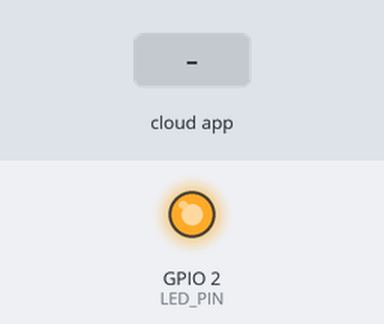
This sketch was run on a simulated ESP8266 (NodeMCU). Parts: output pins drawn as LEDs (lit = HIGH). Inputs (shaded band) come from the test bench. WiFi joins after 1.5 s; servers stay silent unless stated; what the sketch prints to the serial monitor is not drawn.

Above: at 2.7 s.
2.8 s: the phone or cloud app sets 602bec4ae63687229a387eb1 to 1
At 3.4 s:
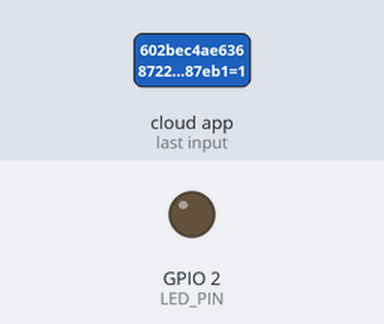
4.3 s: the phone or cloud app sets 602bec4ae63687229a387eb1 to 0
At 5.7 s:
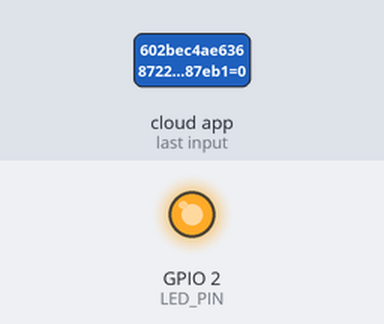
Timing chart, 0 to 7.3 s (numbered marks = the images above; inputs shaded):
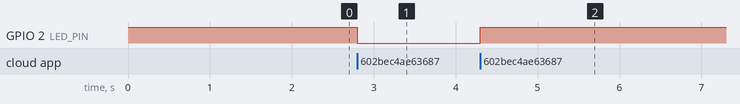

The sketch:

Switch.ino
```cpp
/*
 * Example for how to use SinricPro Switch device:
 * - setup a switch device
 * - handle request using callback (turn on/off builtin led indicating device power state)
 * - send event to sinricPro server (flash button is used to turn on/off device manually)
 *
 * If you encounter any issues:
 * - check the readme.md at https://github.com/sinricpro/esp8266-esp32-sdk/blob/master/README.md
 * - ensure all dependent libraries are installed
 *   - see https://github.com/sinricpro/esp8266-esp32-sdk/blob/master/README.md#arduinoide
 *   - see https://github.com/sinricpro/esp8266-esp32-sdk/blob/master/README.md#dependencies
 * - open serial monitor and check whats happening
 * - check full user documentation at https://sinricpro.github.io/esp8266-esp32-sdk
 * - visit https://github.com/sinricpro/esp8266-esp32-sdk/issues and check for existing issues or open a new one
 */

// Uncomment the following line to enable serial debug output
//#define ENABLE_DEBUG

#ifdef ENABLE_DEBUG
       #define DEBUG_ESP_PORT Serial
       #define NODEBUG_WEBSOCKETS
       #define NDEBUG
#endif

#include <Arduino.h>
#ifdef ESP8266
       #include <ESP8266WiFi.h>
#endif
#ifdef ESP32
       #include <WiFi.h>
#endif

#include "SinricPro.h"
#include "SinricProSwitch.h"

#define WIFI_SSID         "Starlink"
#define WIFI_PASS         "JaJoLaKa122"
#define APP_KEY           "4733d0f7-0ed4-4d44-a414-1c55e9ecabaa"      // Should look like "de0bxxxx-1x3x-4x3x-ax2x-5dabxxxxxxxx"
#define APP_SECRET        "efe58dd5-d701-4bcd-be65-5a68f41d9cff-b9bcb344-8763-4623-83a4-47fde7777c7c"   // Should look like "5f36xxxx-x3x7-4x3x-xexe-e86724a9xxxx-4c4axxxx-3x3x-x5xe-x9x3-333d65xxxxxx"
#define SWITCH_ID         "602bec4ae63687229a387eb1"    // Should look like "5dc1564130xxxxxxxxxxxxxx"
#define BAUD_RATE         9600                // Change baudrate to your need

#define LED_PIN   LED_BUILTIN   // GPIO for LED (inverted)

bool myPowerState = false;

/* bool onPowerState(String deviceId, bool &state)
 *
 * Callback for setPowerState request
 * parameters
 *  String deviceId (r)
 *    contains deviceId (useful if this callback used by multiple devices)
 *  bool &state (r/w)
 *    contains the requested state (true:on / false:off)
 *    must return the new state
 *
 * return
 *  true if request should be marked as handled correctly / false if not
 */
bool onPowerState(const String &deviceId, bool &state) {
  Serial.printf("Device %s turned %s (via SinricPro) \r\n", deviceId.c_str(), state?"on":"off");
  myPowerState = state;
  digitalWrite(LED_PIN, myPowerState?LOW:HIGH);
  return true; // request handled properly
}

// setup function for WiFi connection
void setupWiFi() {
  Serial.printf("\r\n[Wifi]: Connecting");
  WiFi.begin(WIFI_SSID, WIFI_PASS);

  while (WiFi.status() != WL_CONNECTED) {
    Serial.printf(".");
    delay(250);
  }
  Serial.printf("connected!\r\n[WiFi]: IP-Address is %s\r\n", WiFi.localIP().toString().c_str());
}

// setup function for SinricPro
void setupSinricPro() {
  // add device to SinricPro
  SinricProSwitch& mySwitch = SinricPro[SWITCH_ID];

  // set callback function to device
  mySwitch.onPowerState(onPowerState);

  // setup SinricPro
  SinricPro.onConnected([](){ Serial.printf("Connected to SinricPro\r\n"); });
  SinricPro.onDisconnected([](){ Serial.printf("Disconnected from SinricPro\r\n"); });
  SinricPro.begin(APP_KEY, APP_SECRET);
}

// main setup function
void setup() {
  pinMode(LED_PIN, OUTPUT); // define LED GPIO as output
  digitalWrite(LED_PIN, HIGH); // turn off LED on bootup
  Serial.begin(BAUD_RATE); Serial.printf("\r\n\r\n");
  setupWiFi();
  setupSinricPro();
}

void loop() {
  SinricPro.handle();
}
```

Measured:
- after the input at 2.8 s, GPIO 2 (LED_PIN): HIGH → LOW at once
- after the input at 4.3 s, GPIO 2 (LED_PIN): LOW → HIGH at once
